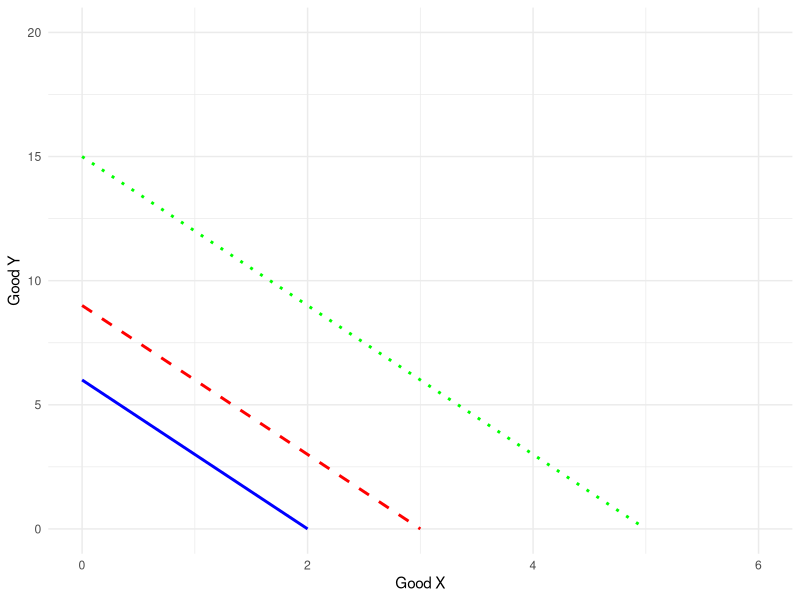

This chart was generated by the following R code:
## ---- chunk 1
library(ggplot2)

# Create a data frame with x values
x_values <- seq(-5, 5, by = 0.1)  # Adjust the range of x-values as needed

# Create a data frame with y values for each function
df <- data.frame(
  x = x_values,
  y1 = 6 - 3 * x_values,
  y2 = 9 - 3 * x_values,
  y3 = 15 - 3 * x_values
)

# Plot the functions using ggplot2
ggplot(df, aes(x)) +
  geom_line(aes(y = y1), color = "blue", linetype = "solid", size = 1, label = "y = 6 - 3x") +
  geom_line(aes(y = y2), color = "red", linetype = "dashed", size = 1, label = "y = 9 - 3x") +
  geom_line(aes(y = y3), color = "green", linetype = "dotted", size = 1, label = "y = 15 - 3x") +
  labs(x = "Good X",
       y = "Good Y") +
  xlim(0,6) + 
  ylim(0,20) + 
  theme_minimal() +
  scale_color_manual(values = c("blue", "red", "green")) +
  theme(legend.position = c(0.8, 0.2))  # Adjust legend position as needed
